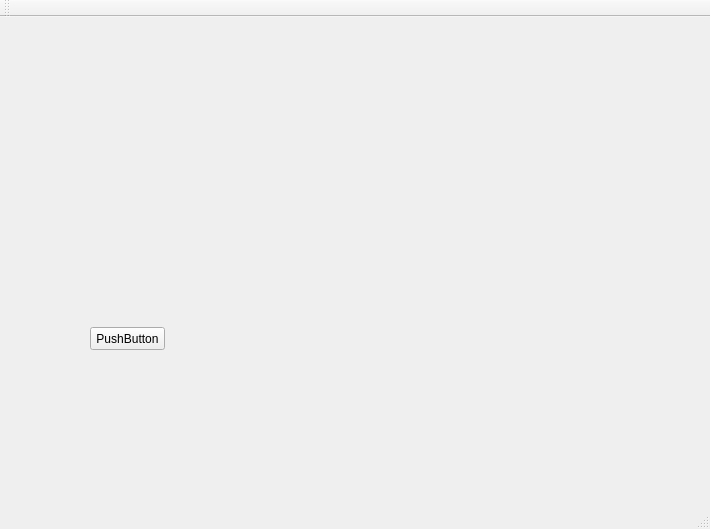
<?xml version="1.0" encoding="UTF-8"?>
<ui version="4.0">
 <class>MainWindow</class>
 <widget class="QMainWindow" name="MainWindow">
  <property name="geometry">
   <rect>
    <x>0</x>
    <y>0</y>
    <width>710</width>
    <height>529</height>
   </rect>
  </property>
  <property name="windowTitle">
   <string>MainWindow</string>
  </property>
  <widget class="QWidget" name="centralWidget">
   <widget class="QPushButton" name="pushButton">
    <property name="geometry">
     <rect>
      <x>90</x>
      <y>310</y>
      <width>75</width>
      <height>23</height>
     </rect>
    </property>
    <property name="text">
     <string>PushButton</string>
    </property>
   </widget>
  </widget>
  <widget class="QMenuBar" name="menuBar">
   <property name="geometry">
    <rect>
     <x>0</x>
     <y>0</y>
     <width>710</width>
     <height>23</height>
    </rect>
   </property>
  </widget>
  <widget class="QToolBar" name="mainToolBar">
   <attribute name="toolBarArea">
    <enum>TopToolBarArea</enum>
   </attribute>
   <attribute name="toolBarBreak">
    <bool>false</bool>
   </attribute>
  </widget>
  <widget class="QStatusBar" name="statusBar"/>
 </widget>
 <layoutdefault spacing="6" margin="11"/>
 <resources/>
 <connections/>
</ui>
